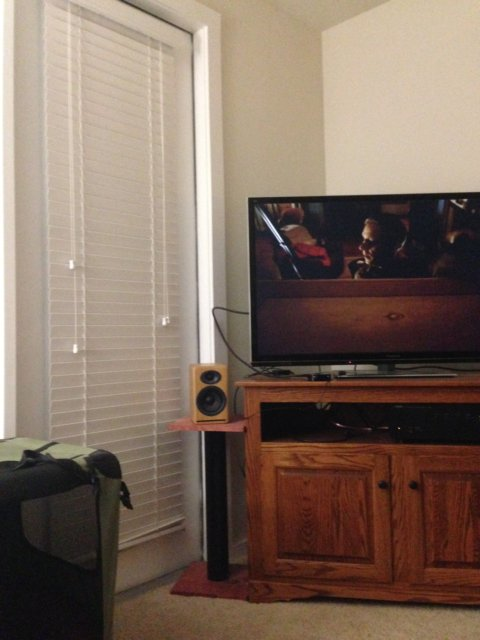
#> input picture image stitching/unstitched/1.jpg, 480 x 640 px; its folder holds only this picture in this run
$ jupyter execute --allow-errors image_stitching.ipynb
#> lines starting #> are read from the running program, lines starting #| are printed output that depends on the picture
[cell 1]
import cv2
import numpy as np
import matplotlib.pyplot as plt
from skimage.feature import corner_harris, corner_peaks
from skimage.transform import AffineTransform, warp
from scipy.spatial.distance import cdist
import glob
import random

[cell 2]
image_paths = glob.glob("unstitched/*.jpg")

[cell 3]
images = []
for path in image_paths:
    img = cv2.imread(path)
#> img is the input picture: shape (640, 480, 3); mean B, G, R 95.3, 108.5, 127.8
    if img is not None:
        img = cv2.cvtColor(img, cv2.COLOR_BGR2RGB)
        images.append(img)
    else:
        print(f"Failed to load image at: {path}")

[cell 4]
plt.figure(figsize=(15, 5))
for i, img in enumerate(images):
    plt.subplot(1, len(images), i+1)
    plt.imshow(img)
    plt.axis('off')
    plt.title(f"Image {i+1}")
#> this loop made 1 pass
plt.tight_layout()
plt.show()

[cell 5]
image = images[0]
gray = cv2.cvtColor(image, cv2.COLOR_RGB2GRAY)
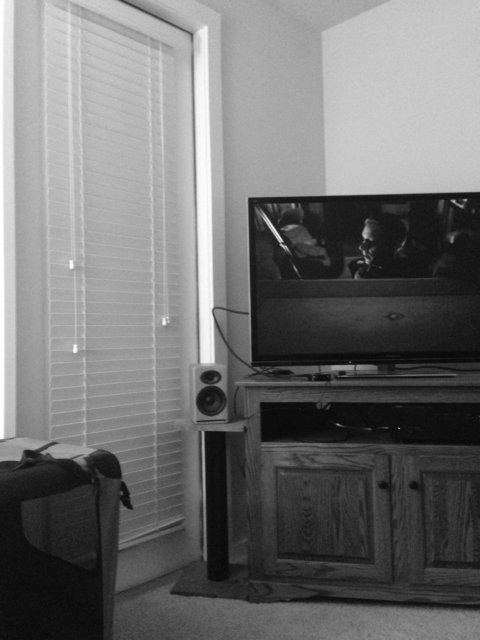
#> gray: shape (640, 480); min 2, max 255, mean 112.7
gray = np.float32(gray)

[cell 6]
harris_response = cv2.cornerHarris(gray, blockSize=2, ksize=3, k=0.04)
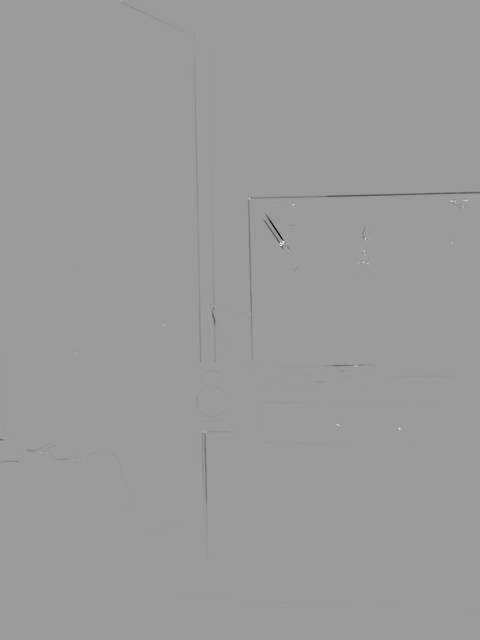
#> harris_response: shape (640, 480) float32; min -28518692, max 18310120, mean -33609.8; drawn with min black and max white
harris_response = cv2.dilate(harris_response, None)
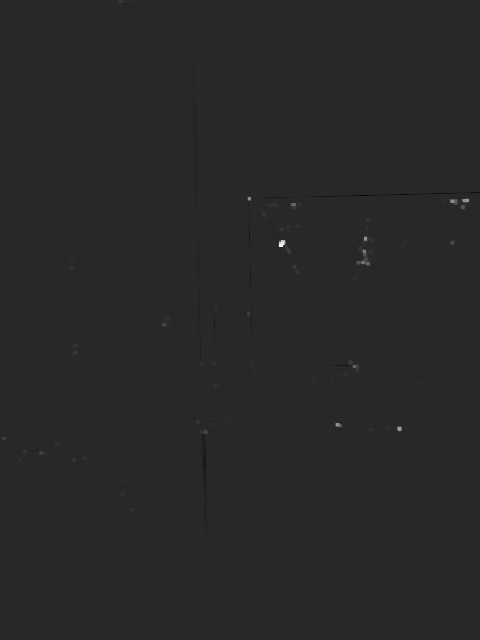
#> harris_response: shape (640, 480) float32; min -3426005.8, max 18310120, mean 7908; drawn with min black and max white

[cell 7]
threshold = 0.01 * harris_response.max()
#> threshold = 183101.2
keypoints = np.argwhere(harris_response > threshold)
#> keypoints = 2141 pairs, first value 0 to 562, second value 2 to 469

vis_image = image.copy()
for y, x in keypoints:
    cv2.circle(vis_image, (x, y), 2, (255, 0, 0), -1)
#> this loop made 2141 passes
#> (y, x) on passes 1 to 3: (0, 117), (0, 118), (0, 119)
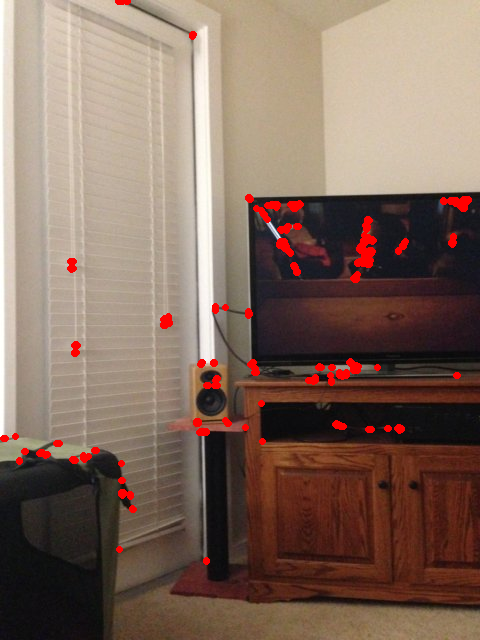
#> vis_image: shape (640, 480, 3); mean R, G, B 130.7, 107.1, 94

plt.imshow(vis_image)
plt.title("Harris Keypoints")
plt.axis("off")
plt.show()

[cell 8]
def extract_patches(gray_img, keypoints, patch_size):
    patches = []
    half = patch_size // 2
    for y, x in keypoints:
        if y-half >= 0 and y+half < gray_img.shape[0] and x-half >= 0 and x+half < gray_img.shape[1]:
            patch = gray_img[y-half:y+half+1, x-half:x+half+1]
            patches.append(patch)
    return patches

patch_sizes = [5, 11, 15]
patches_by_size = {}

for size in patch_sizes:
    patches = extract_patches(gray, keypoints, size)
    patches_by_size[size] = patches
    print(f"Patch size {size}x{size}: Extracted {len(patches)} patches")
#> this loop made 3 passes
#| Patch size 5x5: Extracted 2119 patches
#| Patch size 11x11: Extracted 2099 patches
#| Patch size 15x15: Extracted 2093 patches
#> after the loop, patches_by_size = 3 items

plt.figure(figsize=(10, 3))
for i, size in enumerate(patch_sizes):
    plt.subplot(1, len(patch_sizes), i+1)
    if len(patches_by_size[size]) > 0:
        plt.imshow(patches_by_size[size][0], cmap='gray')
        plt.title(f'{size}x{size}')
        plt.axis('off')
plt.tight_layout()
plt.show()
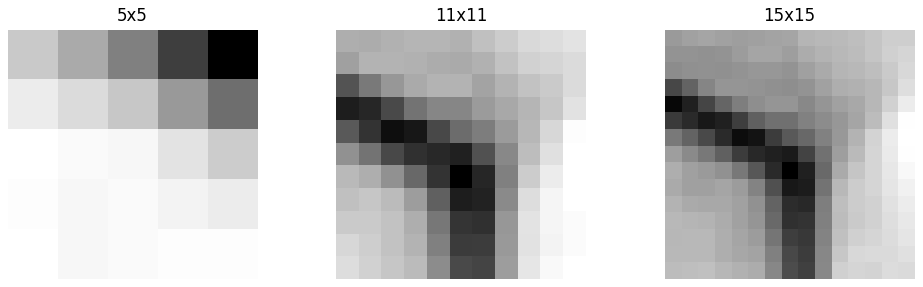
#> figure drawn by matplotlib, 3 panels

[cell 9]
# [24 lines left out: function detect_harris_corners, not called in this run]

#> (a cell that did not finish here is left out)

[cell 11]
import cv2
import numpy as np

def compute_sift_descriptors_from_harris(gray_img, harris_keypoints, patch_size=5):

    # Convert to OpenCV KeyPoints
    keypoints_cv2 = [cv2.KeyPoint(x=float(x), y=float(y), size=patch_size) for (y, x) in harris_keypoints]

    # Create SIFT object
    sift = cv2.SIFT_create()

    # Compute descriptors at those keypoints
    keypoints_cv2, descriptors = sift.compute(gray_img, keypoints_cv2)

    return keypoints_cv2, descriptors

[cell 12]
sift_kps_all = []       # List to store keypoints for all images
sift_descs_all = []     # List to store descriptors for all images
gray_images = []        # Store grayscale versions (optional)
images_with_kp = []     # Store images with keypoints drawn

for idx, img in enumerate(images):
    print(f"Processing image {idx}...")

    # Convert to grayscale
    gray = cv2.cvtColor(img, cv2.COLOR_RGB2GRAY)
    gray = np.uint8(gray)
    gray_images.append(gray)

    # Harris corner detection
    harris = cv2.cornerHarris(np.float32(gray), 2, 3, 0.04)
    harris = cv2.dilate(harris, None)
    threshold = 0.01 * harris.max()
    keypoints_harris = np.argwhere(harris > threshold)

    # Compute SIFT descriptors
    kp, desc = compute_sift_descriptors_from_harris(gray, keypoints_harris)

    # Store results
    sift_kps_all.append(kp)
    sift_descs_all.append(desc)

    # Draw keypoints on original image for visualization
    img_with_kp = cv2.drawKeypoints(img, kp, None, flags=cv2.DRAW_MATCHES_FLAGS_DRAW_RICH_KEYPOINTS)
    images_with_kp.append(img_with_kp)

    # Optional: show each one (you can comment this out for batch mode)
    plt.imshow(img_with_kp)
    plt.title(f"Image {idx} — Keypoints: {len(kp)}")
    plt.axis('off')
    plt.show()
#> this loop made 1 pass
#> threshold on pass 1: 183101.2
#> (printed output is left out)
#> pass 1, `img_with_kp = cv2.drawKeypoints(img, kp, None, flags=cv2.DRAW_MATCHES_..`:
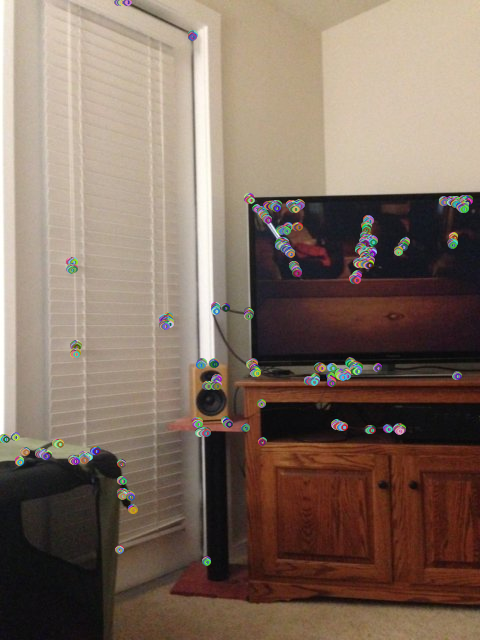
#> img_with_kp: shape (640, 480, 3); mean R, G, B 128.6, 109.8, 96.7
#> after the loop, gray_images = 1 item; images_with_kp = 1 item; sift_descs_all = 1 item; sift_kps_all = 1 item

$ run again, on image stitching/unstitched/12.JPG
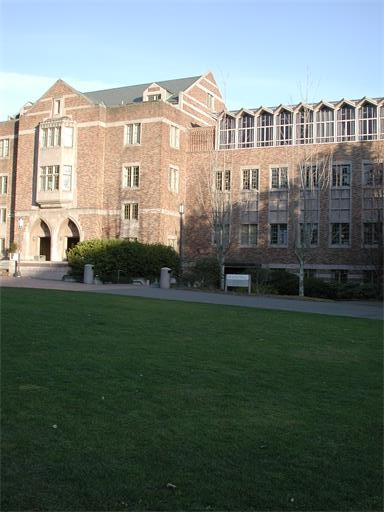
#> input picture image stitching/unstitched/12.JPG, 384 x 512 px
#> img is the input picture: shape (512, 384, 3); mean B, G, R 108.2, 115.4, 106.2
#> the loop `for i, img in enumerate(images):` made 1 pass
#> `threshold = 0.01 * harris_response.max()`: threshold = 951625.8
#> keypoints = 9847 pairs, first value 75 to 502, second value 0 to 383
#> the loop `for y, x in keypoints:` made 9847 passes
#> (y, x) on passes 1 to 3: (75, 200), (75, 201), (75, 202)
#> after the loop `for y, x in keypoints:`:
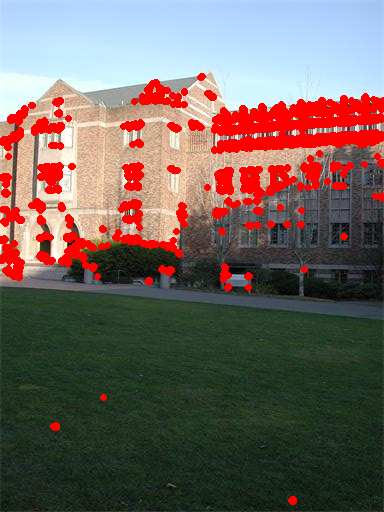
#> vis_image: shape (512, 384, 3); mean R, G, B 115.5, 100.5, 94.5
#> the loop `for size in patch_sizes:` made 3 passes
#| Patch size 5x5: Extracted 9766 patches
#| Patch size 11x11: Extracted 9581 patches
#| Patch size 15x15: Extracted 9433 patches
#> after the loop `for size in patch_sizes:`: patches_by_size = 3 items
#> the loop `for idx, img in enumerate(images):` made 1 pass
#> threshold on pass 1: 951625.8
#> (printed output is left out)
#> pass 1, `img_with_kp = cv2.drawKeypoints(img, kp, None, flags=cv2.DRAW_MATCHES_..`:
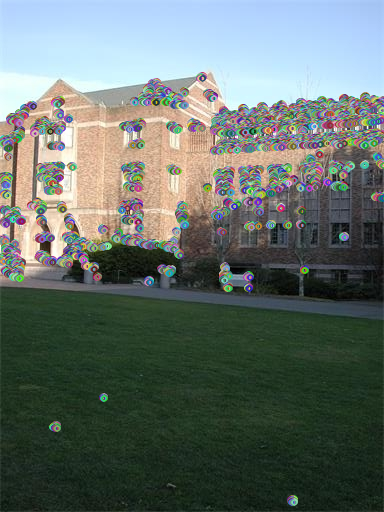
#> img_with_kp: shape (512, 384, 3); mean R, G, B 101.7, 112.7, 106.9
#> after the loop `for idx, img in enumerate(images):`: gray_images = 1 item
